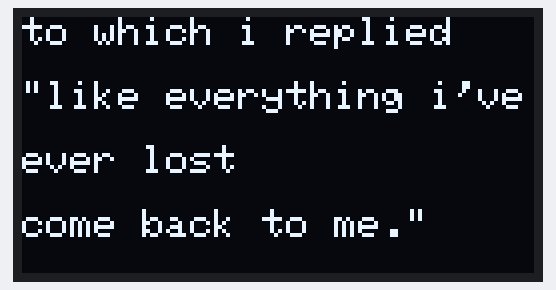
The sketch below on a simulated Arduino Uno, built with avr-gcc and run on an emulated ATmega328P. Parts: 128×64 one-colour display.

Above: at 0.1 s.

The sketch:

hello.ino
```cpp
#include <SPI.h>
#include <Wire.h>
#include <Adafruit_GFX.h>
#include <Adafruit_SSD1306.h>

#define SCREEN_WIDTH 128
#define SCREEN_HEIGHT 64

#define OLED_RESET -1
#define SCREEN_ADDRESS 0x3C

Adafruit_SSD1306 display(SCREEN_WIDTH, SCREEN_HEIGHT, &Wire, OLED_RESET);

void setup() {
  Serial.begin(115200);

  if(!display.begin(SSD1306_SWITCHCAPVCC, SCREEN_ADDRESS)) {
    Serial.println(F("SSD1306 allocation failed"));
    for(;;); // don't proceed. loop forever.
  }

  display.clearDisplay(); // clear buffer

  display.setTextSize(1);
  display.setTextColor(SSD1306_WHITE);
  display.setCursor(0, 0);

  display.println(F("to which i replied"));
  display.println();
  display.println(F("\"like everything i've"));
  display.println();
  display.println(F("ever lost"));
  display.println();
  display.println(F("come back to me.\""));

  display.display();
}

void loop() {
}
```
